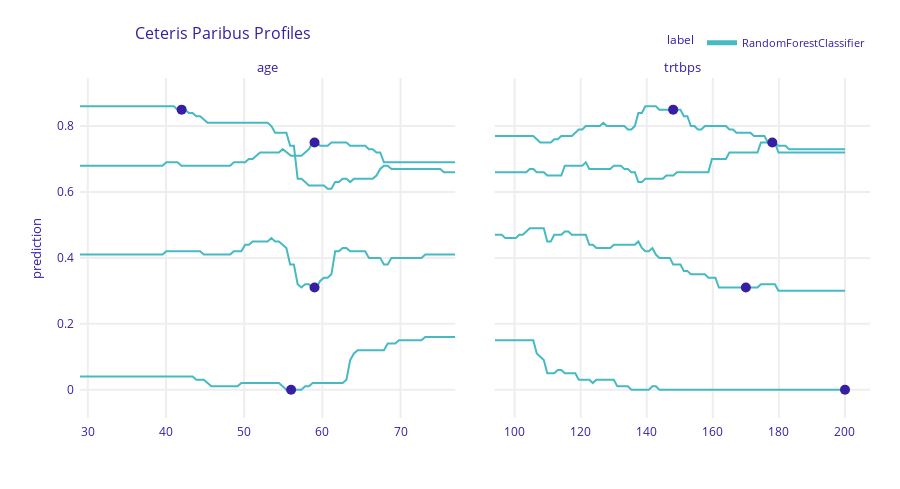

Notebook code for this chart:
### Code cell
fig2 = profile.plot(variables=["age", "trtbps"], show=False)
fig2.show()
